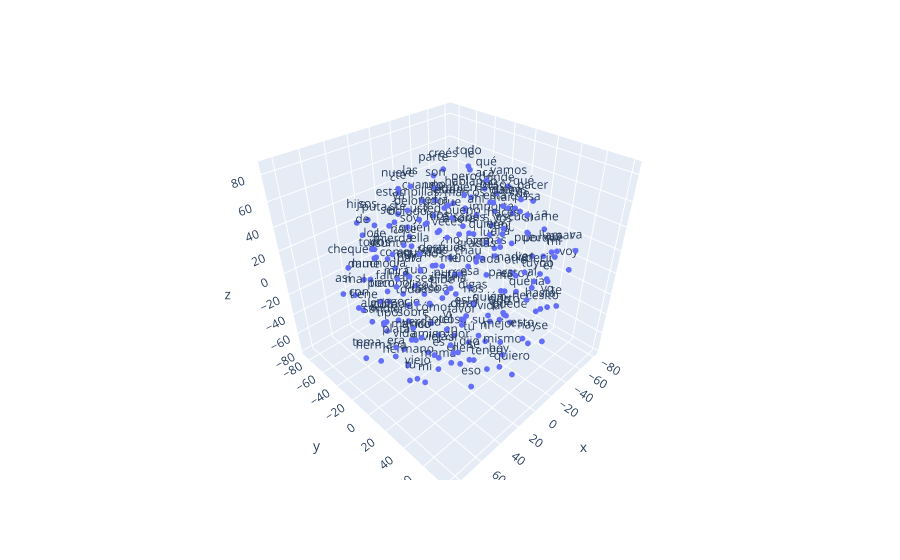

Here is the notebook cell this chart was saved with:
### Markdown cell above
A continuación se visualizan 200 palabras en 3 dimensiones:

### Code cell
vecs, labels = reduce_dimensions(w2v_model,3)

fig = px.scatter_3d(x=vecs[:MAX_WORDS,0], y=vecs[:MAX_WORDS,1], z=vecs[:MAX_WORDS,2],text=labels[:MAX_WORDS])
fig.update_traces(marker_size = 2)
fig.show(renderer="vscode")

### Figure 1 — Plotly figure (JSON) as saved in the notebook; plotly's stock layout.template omitted (floating-point values rounded to 4 significant figures; data arrays with more than 128 entries replaced by an {"elided": "..."} marker saying what was removed)
{"data": [{"hovertemplate": "x=%{x}<br>y=%{y}<br>z=%{z}<br>text=%{text}<extra></extra>", "legendgroup": "", "marker": {"color": "#636efa", "size": 2, "symbol": "circle"}, "mode": "markers+text", "name": "", "scene": "scene", "showlegend": false, "text": {"elided": "200 str values"}, "type": "scatter3d", "x": {"elided": "200 float values"}, "y": {"elided": "200 float values"}, "z": {"elided": "200 float values"}}], "layout": {"legend": {"tracegroupgap": 0}, "margin": {"t": 60}, "scene": {"domain": {"x": [0, 1], "y": [0, 1]}, "xaxis": {"title": {"text": "x"}}, "yaxis": {"title": {"text": "y"}}, "zaxis": {"title": {"text": "z"}}}}}
